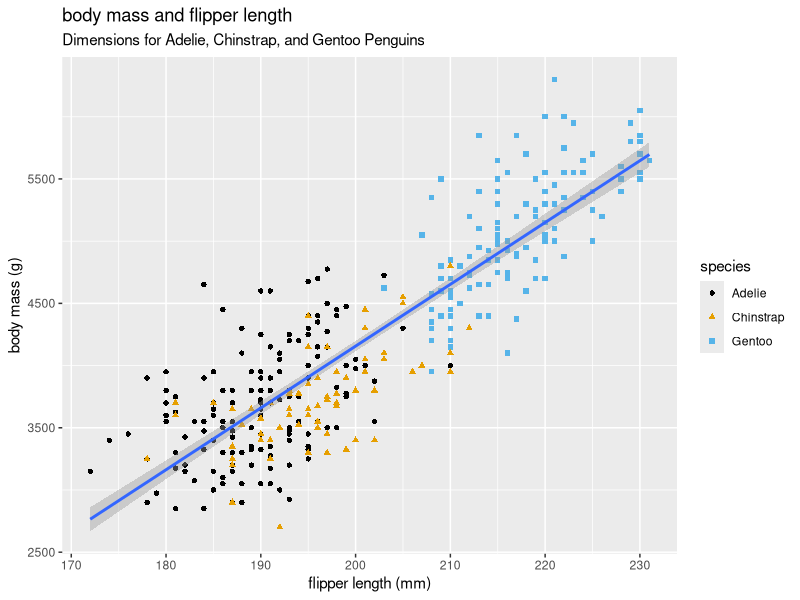
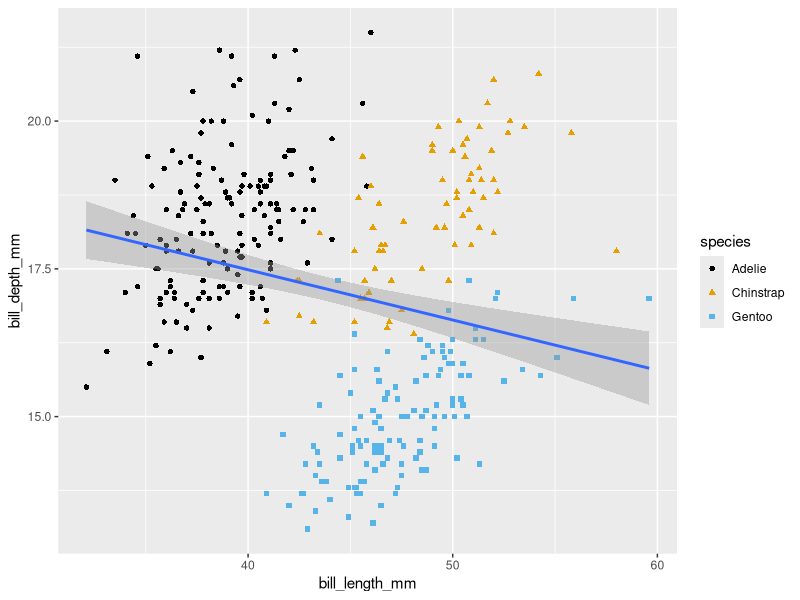
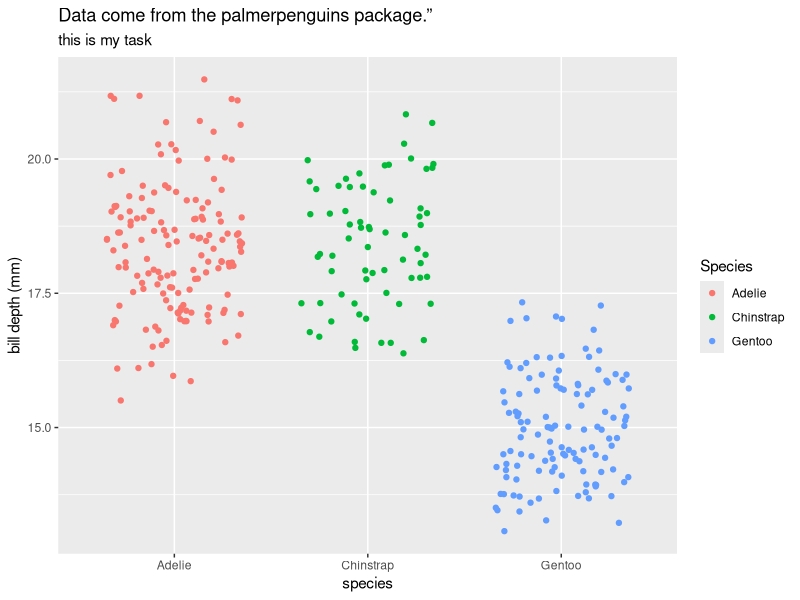
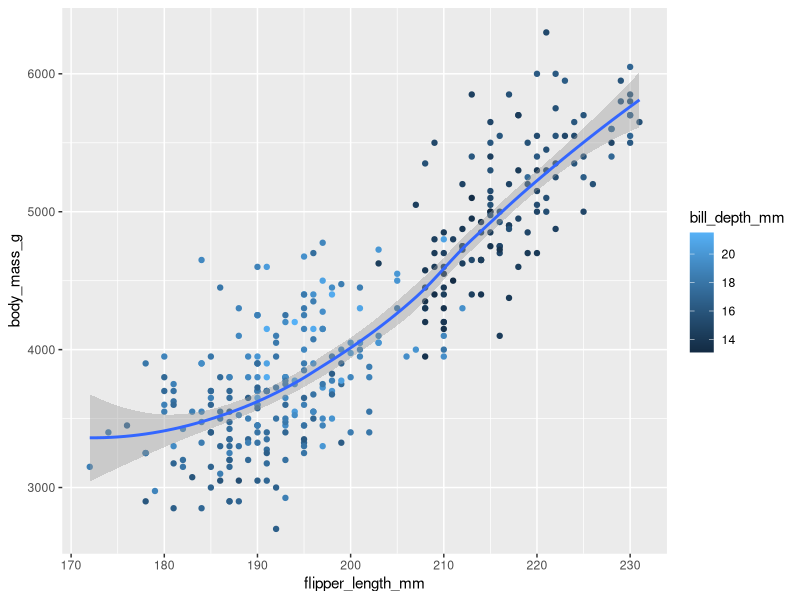
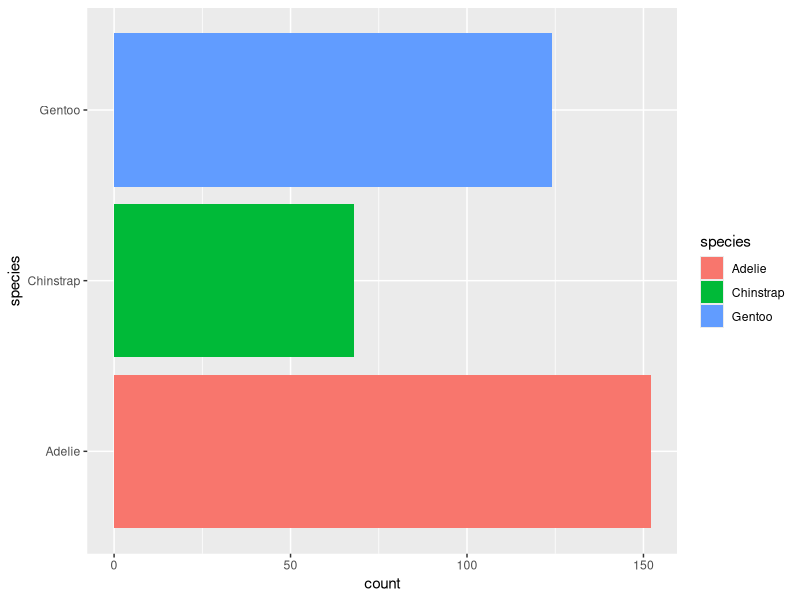
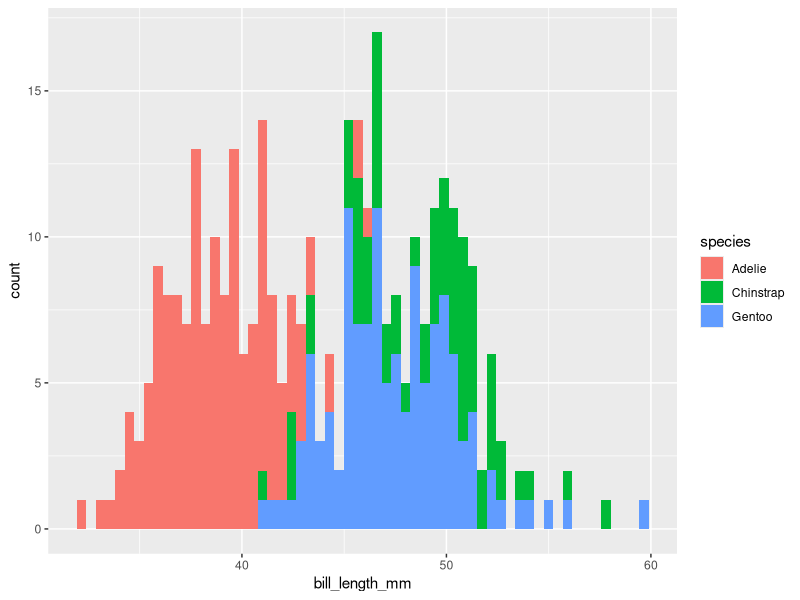
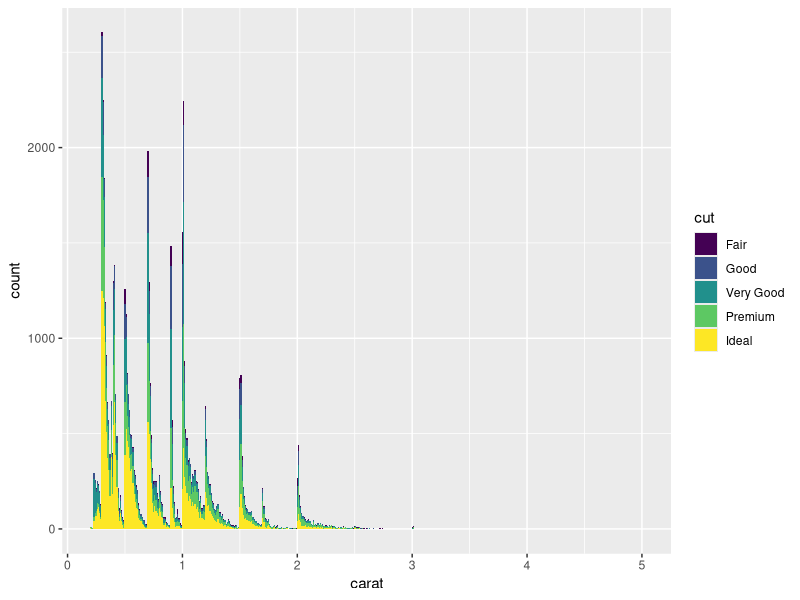

R code for these plots, in order:
## ---- chunk 1
library(tidyverse)
library(palmerpenguins)
library(ggthemes)

ggplot(
  data = penguins,
  mapping = aes(x = flipper_length_mm, y = body_mass_g)
) +
  geom_point(mapping = aes(color = species,  shape = species, na.rm = TRUE)) + 
  geom_smooth(method = "lm", na.rm = TRUE) + 
  labs(
    title = "body mass and flipper length",
    subtitle = "Dimensions for Adelie, Chinstrap, and Gentoo Penguins",
    x = "flipper length (mm)", 
    y = "body mass (g)",
    color = "species", shape = "species"
  ) + 
  scale_color_colorblind()

#answer to the task 1.2.5 Exercises How many rows are in penguins? How many columns?
#dim(penguins) 

#task 2: What does the bill_depth_mm variable in the penguins data frame describe? 
#?penguins
#a number denoting bill depth (millimeters)

#task 3
# Make a scatterplot of bill_depth_mm vs. bill_length_mm. That is, make a scatterplot with bill_depth_mm on the y-axis and bill_length_mm on the x-axis. Describe the relationship between these two variables.
ggplot(
  data = penguins,
  mapping = aes(x = bill_length_mm , y = bill_depth_mm )
  ) + 
  geom_point(mapping = aes(color = species, shape = species), na.rm = TRUE) + 
  geom_smooth(method = "lm", na.rm = TRUE) +
  scale_color_colorblind()
#here the relationsip is positive between the groups/species individually, but when they are grouped together we see that the relationship is negative. the simpson paradow, where the groups are positive indiviudally, but when we look at them together, the trend is opposite. this comes from a omitted variable (species) that affect both x and y isnt accounted for and makes misguiding results.

#task 4 scatterplot of species and bill_depth_mm
ggplot(data =  penguins,
       aes(species,bill_depth_mm, color = species)) + 
  geom_jitter(width = 0.35, na.rm = TRUE) +
  labs(
  title = "Data come from the palmerpenguins package.”",
  subtitle = "this is my task",
  x = "species",
  y = "bill depth (mm)",
  color = "Species") #the labs is task 7 and the na.rm = TRUE is task 6

#task 8 
ggplot(data = penguins,
       aes(flipper_length_mm, body_mass_g, color = bill_depth_mm)) + 
  geom_point(na.rm = TRUE) +
  geom_smooth(na.rm = TRUE) 



## ---- chunk 2
library(tidyverse)
library(palmerpenguins)
library(ggthemes)

#Make a bar plot of species of penguins, where you assign species to the y aesthetic. How is this plot different?
ggplot(penguins,
       aes(y = species, fill = species)) + 
  geom_bar() #here i used fill instead of color to make the bars be colored, not just the outline.

#What does the bins argument in geom_histogram() do?

ggplot(penguins,
       aes(bill_length_mm, fill = species)) +
  geom_histogram(bins = 60) 


#task 4
data("diamonds")
names(diamonds)
ggplot(diamonds, aes(carat, fill = cut)) +
  geom_histogram(binwidth = 0.01)
